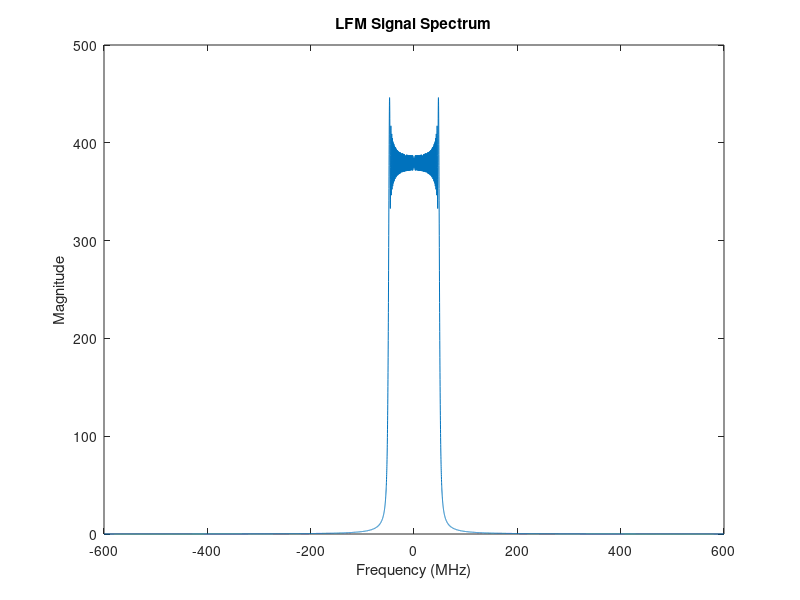
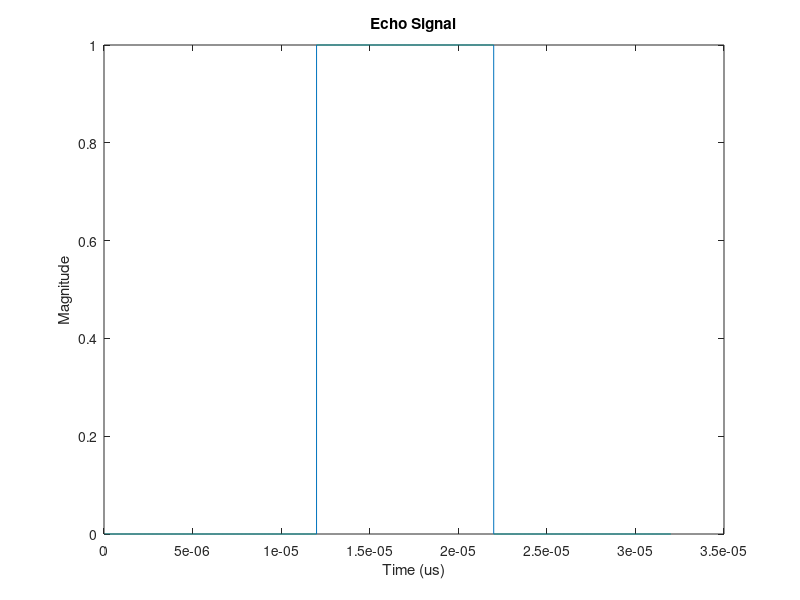

These figures' MATLAB source, in order: (Note: this script raises an error after producing the figures.)
Tp = 10e-6; % 10us
B = 100e6; % 100MHz
alpha = 6;
timeRange = 32e-6;
delay = 17e-6;
fs = round(2*B*alpha);
gamma = B/Tp;
normalized2dB = @(x) 20*log10(abs(x)/max(abs(x)));

%% Reference Signal
referenceN = floor(Tp*fs + 1);
referenceTime = -Tp/2:1/fs:Tp/2;
referenceSignal = exp(1i*pi*gamma*referenceTime.^2);
referenceSignal_missingGamma = exp(1i*pi*gamma*referenceTime.^2);
referenceF = (-(referenceN - 1)/2:(referenceN - 1)/2)/referenceN*fs;
figure;
plot(referenceF/1e6, abs(fftshift(fft(referenceSignal))));
xlabel('Frequency (MHz)');
ylabel('Magnitude');
title('LFM Signal Spectrum');

%% Echo Signal
receivingN = timeRange*fs + 1;
receivingTime = 0:1/fs:timeRange;
receivingSignal = zeros(1, receivingN);
receivingDelayN = round(delay*fs - referenceN/2);
receivingSignal(receivingDelayN:receivingDelayN + referenceN - 1) = referenceSignal_missingGamma;
figure;
plot(receivingTime, abs(receivingSignal));
xlabel('Time (us)');
ylabel('Magnitude');
title('Echo Signal');

%% Pulse Compression
matchedFilterN = 2^nextpow2(referenceN + receivingN - 1);
matchedFilterTime_referenceSignal = (0:matchedFilterN - 1)/fs - Tp/2;
matchedFilter_referenceSignal = conj(flip(referenceSignal));
matchedFilterH_referenceSignal = fft(matchedFilter_referenceSignal, matchedFilterN);
matchedFilterOutput_referenceSignal = ifft(matchedFilterH_referenceSignal.*fft(receivingSignal, matchedFilterN));
matchedFilterM_referenceSignal = conj(flip(referenceSignal.*hamming(referenceN)'));
matchedFilterWindowedH_referenceSignal = fft(matchedFilterWindowed_referenceSignal, matchedFilterN);
matchedFilterWindowedOutput_referenceSignal = ifft(matchedFilterWindowedH_referenceSignal.*fft(receivingSignal, matchedFilterN));
figure;
plot(matchedFilterTime_referenceSignal*1e6, normalized2dB(matchedFilterOutput_referenceSignal), matchedFilterTime_referenceSignal*1e6, normalized2dB(matchedFilterWindowedOutput_referenceSignal));
ylim([-60, 0]);
xlabel('Time (us)');
ylabel('Magnitude (dB)');
title('Pulse Compression');